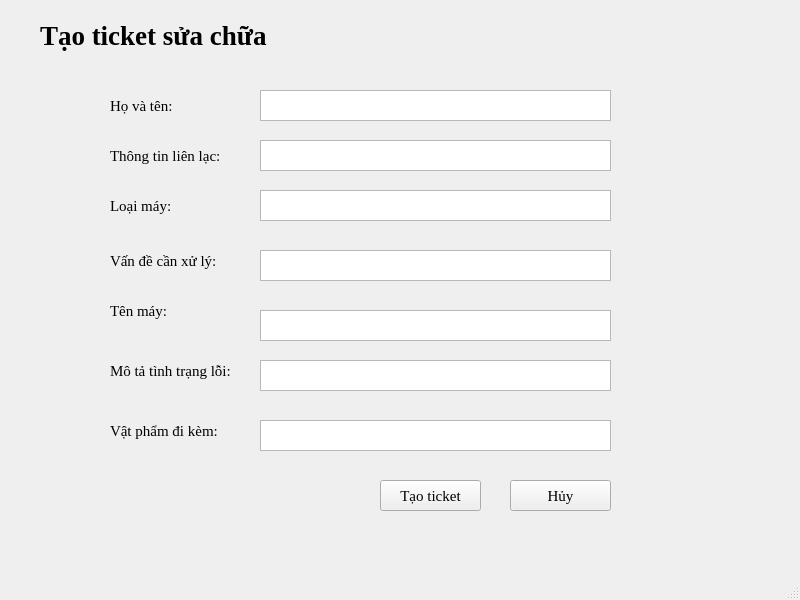
<?xml version="1.0" encoding="UTF-8"?>
<ui version="4.0">
 <class>MainWindow</class>
 <widget class="QMainWindow" name="MainWindow">
  <property name="geometry">
   <rect>
    <x>0</x>
    <y>0</y>
    <width>800</width>
    <height>600</height>
   </rect>
  </property>
  <property name="windowTitle">
   <string>MainWindow</string>
  </property>
  <widget class="QWidget" name="centralwidget">
   <widget class="QLabel" name="label">
    <property name="geometry">
     <rect>
      <x>40</x>
      <y>10</y>
      <width>311</width>
      <height>51</height>
     </rect>
    </property>
    <property name="font">
     <font>
      <family>Times New Roman</family>
      <pointsize>20</pointsize>
      <weight>75</weight>
      <bold>true</bold>
     </font>
    </property>
    <property name="text">
     <string>Tạo ticket sửa chữa</string>
    </property>
   </widget>
   <widget class="QLabel" name="label_2">
    <property name="geometry">
     <rect>
      <x>110</x>
      <y>90</y>
      <width>91</width>
      <height>31</height>
     </rect>
    </property>
    <property name="font">
     <font>
      <family>Times New Roman</family>
      <pointsize>11</pointsize>
     </font>
    </property>
    <property name="text">
     <string>Họ và tên:</string>
    </property>
   </widget>
   <widget class="QLabel" name="label_3">
    <property name="geometry">
     <rect>
      <x>110</x>
      <y>140</y>
      <width>141</width>
      <height>31</height>
     </rect>
    </property>
    <property name="font">
     <font>
      <family>Times New Roman</family>
      <pointsize>11</pointsize>
     </font>
    </property>
    <property name="text">
     <string>Thông tin liên lạc:</string>
    </property>
   </widget>
   <widget class="QLabel" name="label_4">
    <property name="geometry">
     <rect>
      <x>110</x>
      <y>190</y>
      <width>81</width>
      <height>31</height>
     </rect>
    </property>
    <property name="font">
     <font>
      <family>Times New Roman</family>
      <pointsize>11</pointsize>
     </font>
    </property>
    <property name="text">
     <string>Loại máy:</string>
    </property>
   </widget>
   <widget class="QLabel" name="label_5">
    <property name="geometry">
     <rect>
      <x>110</x>
      <y>240</y>
      <width>131</width>
      <height>41</height>
     </rect>
    </property>
    <property name="font">
     <font>
      <family>Times New Roman</family>
      <pointsize>11</pointsize>
     </font>
    </property>
    <property name="text">
     <string>Vấn đề cần xử lý:</string>
    </property>
   </widget>
   <widget class="QLabel" name="label_6">
    <property name="geometry">
     <rect>
      <x>110</x>
      <y>290</y>
      <width>131</width>
      <height>41</height>
     </rect>
    </property>
    <property name="font">
     <font>
      <family>Times New Roman</family>
      <pointsize>11</pointsize>
     </font>
    </property>
    <property name="text">
     <string>Tên máy:</string>
    </property>
   </widget>
   <widget class="QLabel" name="label_7">
    <property name="geometry">
     <rect>
      <x>110</x>
      <y>350</y>
      <width>151</width>
      <height>41</height>
     </rect>
    </property>
    <property name="font">
     <font>
      <family>Times New Roman</family>
      <pointsize>11</pointsize>
     </font>
    </property>
    <property name="text">
     <string>Mô tả tình trạng lỗi:</string>
    </property>
   </widget>
   <widget class="QLabel" name="label_8">
    <property name="geometry">
     <rect>
      <x>110</x>
      <y>410</y>
      <width>151</width>
      <height>41</height>
     </rect>
    </property>
    <property name="font">
     <font>
      <family>Times New Roman</family>
      <pointsize>11</pointsize>
     </font>
    </property>
    <property name="text">
     <string>Vật phẩm đi kèm:</string>
    </property>
   </widget>
   <widget class="QPushButton" name="tao_ticket">
    <property name="geometry">
     <rect>
      <x>380</x>
      <y>480</y>
      <width>101</width>
      <height>31</height>
     </rect>
    </property>
    <property name="font">
     <font>
      <family>Times New Roman</family>
      <pointsize>11</pointsize>
     </font>
    </property>
    <property name="text">
     <string>Tạo ticket</string>
    </property>
   </widget>
   <widget class="QPushButton" name="huy">
    <property name="geometry">
     <rect>
      <x>510</x>
      <y>480</y>
      <width>101</width>
      <height>31</height>
     </rect>
    </property>
    <property name="font">
     <font>
      <family>Times New Roman</family>
      <pointsize>11</pointsize>
     </font>
    </property>
    <property name="text">
     <string>Hủy</string>
    </property>
   </widget>
   <widget class="QTextEdit" name="textEdit">
    <property name="geometry">
     <rect>
      <x>260</x>
      <y>90</y>
      <width>351</width>
      <height>31</height>
     </rect>
    </property>
   </widget>
   <widget class="QTextEdit" name="textEdit_2">
    <property name="geometry">
     <rect>
      <x>260</x>
      <y>140</y>
      <width>351</width>
      <height>31</height>
     </rect>
    </property>
   </widget>
   <widget class="QTextEdit" name="textEdit_3">
    <property name="geometry">
     <rect>
      <x>260</x>
      <y>190</y>
      <width>351</width>
      <height>31</height>
     </rect>
    </property>
   </widget>
   <widget class="QTextEdit" name="textEdit_4">
    <property name="geometry">
     <rect>
      <x>260</x>
      <y>250</y>
      <width>351</width>
      <height>31</height>
     </rect>
    </property>
   </widget>
   <widget class="QTextEdit" name="textEdit_5">
    <property name="geometry">
     <rect>
      <x>260</x>
      <y>310</y>
      <width>351</width>
      <height>31</height>
     </rect>
    </property>
   </widget>
   <widget class="QTextEdit" name="textEdit_6">
    <property name="geometry">
     <rect>
      <x>260</x>
      <y>360</y>
      <width>351</width>
      <height>31</height>
     </rect>
    </property>
   </widget>
   <widget class="QTextEdit" name="textEdit_7">
    <property name="geometry">
     <rect>
      <x>260</x>
      <y>420</y>
      <width>351</width>
      <height>31</height>
     </rect>
    </property>
   </widget>
  </widget>
  <widget class="QMenuBar" name="menubar">
   <property name="geometry">
    <rect>
     <x>0</x>
     <y>0</y>
     <width>800</width>
     <height>26</height>
    </rect>
   </property>
  </widget>
  <widget class="QStatusBar" name="statusbar"/>
 </widget>
 <resources/>
 <connections/>
</ui>
